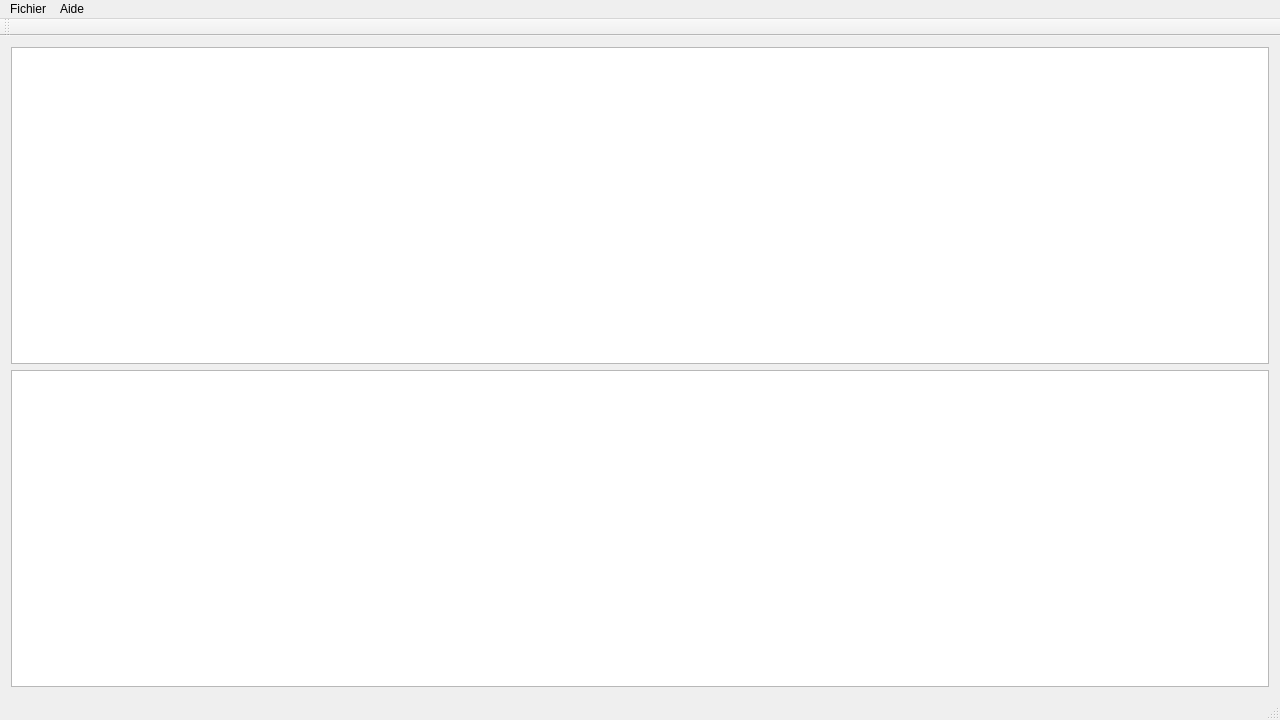
<?xml version="1.0" encoding="UTF-8"?>
<ui version="4.0">
 <class>MainWindow</class>
 <widget class="QMainWindow" name="MainWindow">
  <property name="geometry">
   <rect>
    <x>0</x>
    <y>0</y>
    <width>1280</width>
    <height>720</height>
   </rect>
  </property>
  <property name="windowTitle">
   <string>Competences Manager</string>
  </property>
  <widget class="QWidget" name="centralWidget">
   <layout class="QGridLayout" name="gridLayout">
    <item row="0" column="0">
     <widget class="QTableWidget" name="tableWidget">
      <property name="alternatingRowColors">
       <bool>true</bool>
      </property>
     </widget>
    </item>
    <item row="1" column="0">
     <widget class="QPlainTextEdit" name="plainTextEdit"/>
    </item>
   </layout>
  </widget>
  <widget class="QMenuBar" name="menuBar">
   <property name="geometry">
    <rect>
     <x>0</x>
     <y>0</y>
     <width>1280</width>
     <height>21</height>
    </rect>
   </property>
   <widget class="QMenu" name="menuFichier">
    <property name="title">
     <string>Fichier</string>
    </property>
    <addaction name="actionQuitter"/>
   </widget>
   <widget class="QMenu" name="menuAide">
    <property name="title">
     <string>Aide</string>
    </property>
    <addaction name="actionA_propos"/>
    <addaction name="actionA_propos_de_Qt5"/>
   </widget>
   <addaction name="menuFichier"/>
   <addaction name="menuAide"/>
  </widget>
  <widget class="QToolBar" name="mainToolBar">
   <attribute name="toolBarArea">
    <enum>TopToolBarArea</enum>
   </attribute>
   <attribute name="toolBarBreak">
    <bool>false</bool>
   </attribute>
  </widget>
  <widget class="QStatusBar" name="statusBar"/>
  <action name="actionA_propos">
   <property name="text">
    <string>A propos</string>
   </property>
  </action>
  <action name="actionQuitter">
   <property name="text">
    <string>Quitter</string>
   </property>
  </action>
  <action name="actionA_propos_de_Qt5">
   <property name="text">
    <string>A propos de Qt5</string>
   </property>
  </action>
 </widget>
 <layoutdefault spacing="6" margin="11"/>
 <resources/>
 <connections/>
</ui>
